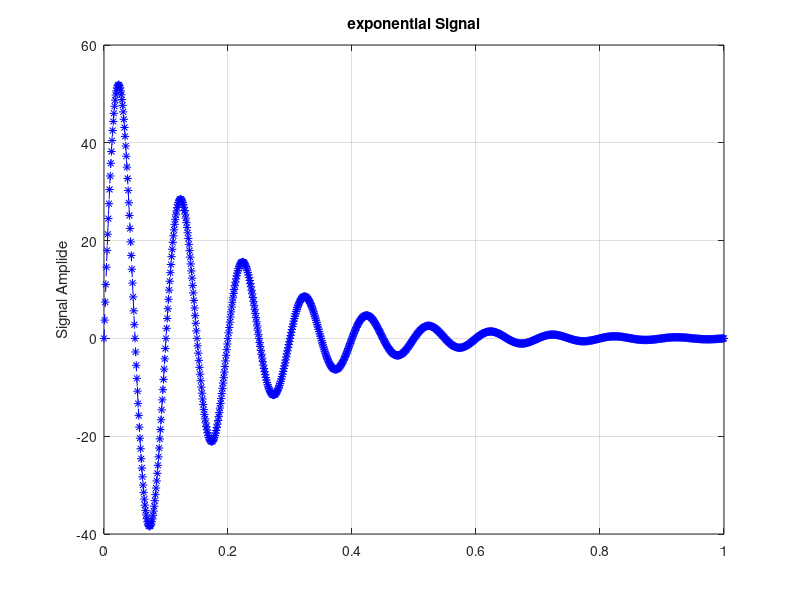

The MATLAB script that drew this image:
% 
% clc;clear;close all;
% n_sig=[];A=60;a=6;phi=0;
% sf=1000;
% t_start=0;t_end=1
% t_increment=1/sf;
% sin_tp=0.1; f=1/sin_tp;
% 
% n_sig(1,:)=t_start:t_increment:t_end;
% ind=0
% for t=t_start:t_increment:t_end
%     ind=ind+1;
%     n_sig(2,ind)=A * (exp(-a*t))*sin((2*pi*f*t) + phi);
% end
% 
% figure(1)
% plot(n_sig(1,:),n_sig(2,:),'b.');
% grid on
% ('Time(second)');
% ylabel('Signal Amplide')
% title('Expobential Sinusoidal damp Signal');


clc;clear;close all;
n_sig=[];A=60;a=6,phi=0;
sf=1000;
t_start=0;t_end=1
t_increment=1/sf;
sin_tp=0.1; f=1/sin_tp;

n_sig(1,:)=t_start:t_increment:t_end;
ind=0
for t=t_start:t_increment:t_end
    ind=ind+1;
    n_sig(2,ind)=A * (exp(-a*t)*sin(2*pi*f*t + phi));
end

figure(1)
plot(n_sig(1,:),n_sig(2,:),'b*--');
grid on
('Time(second)');
ylabel('Signal Amplide')
title('exponential Signal');
